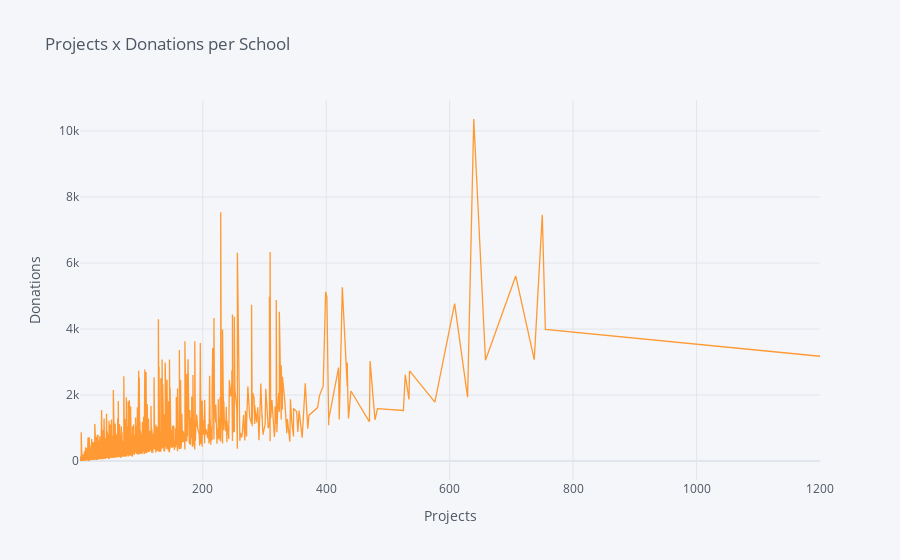

Write notebook code for a chart like this one.
### Code cell
df_sch.sort_values(['# Projects', '# Donations']).iplot(kind='scatter', x='# Projects', y='# Donations', yTitle='Donations', xTitle='Projects', title ='Projects x Donations per School', color='orange')

### Figure 1 — Plotly figure (JSON) as saved in the notebook; plotly's stock layout.template omitted (floating-point values rounded to 4 significant figures; data arrays with more than 128 entries replaced by an {"elided": "..."} marker saying what was removed)
{"data": [{"line": {"color": "rgba(255, 153, 51, 1.0)", "dash": "solid", "shape": "linear", "width": 1.3}, "mode": "lines", "name": "# Donations", "text": "", "type": "scatter", "x": {"elided": "68923 int values"}, "y": {"elided": "68923 int values"}}], "layout": {"autosize": true, "legend": {"bgcolor": "#F5F6F9", "font": {"color": "#4D5663"}}, "paper_bgcolor": "#F5F6F9", "plot_bgcolor": "#F5F6F9", "title": {"font": {"color": "#4D5663"}, "text": "Projects x Donations per School"}, "xaxis": {"autorange": true, "gridcolor": "#E1E5ED", "range": [1, 1200], "showgrid": true, "tickfont": {"color": "#4D5663"}, "title": {"font": {"color": "#4D5663"}, "text": "Projects"}, "type": "linear", "zerolinecolor": "#E1E5ED"}, "yaxis": {"autorange": true, "gridcolor": "#E1E5ED", "range": [-574.7, 10940.0], "showgrid": true, "tickfont": {"color": "#4D5663"}, "title": {"font": {"color": "#4D5663"}, "text": "Donations"}, "type": "linear", "zerolinecolor": "#E1E5ED"}}}
